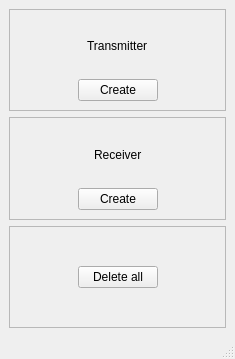
<?xml version="1.0" encoding="UTF-8"?>
<ui version="4.0">
 <class>MainWindow</class>
 <widget class="QMainWindow" name="MainWindow">
  <property name="geometry">
   <rect>
    <x>0</x>
    <y>0</y>
    <width>235</width>
    <height>359</height>
   </rect>
  </property>
  <property name="windowTitle">
   <string>MainWindow</string>
  </property>
  <widget class="QWidget" name="centralwidget">
   <layout class="QVBoxLayout" name="verticalLayout_4">
    <item>
     <widget class="QFrame" name="frame_3">
      <property name="frameShape">
       <enum>QFrame::Shape::StyledPanel</enum>
      </property>
      <property name="frameShadow">
       <enum>QFrame::Shadow::Raised</enum>
      </property>
      <layout class="QVBoxLayout" name="verticalLayout">
       <item>
        <layout class="QHBoxLayout" name="horizontalLayout_4">
         <item>
          <spacer name="horizontalSpacer_7">
           <property name="orientation">
            <enum>Qt::Orientation::Horizontal</enum>
           </property>
           <property name="sizeHint" stdset="0">
            <size>
             <width>40</width>
             <height>20</height>
            </size>
           </property>
          </spacer>
         </item>
         <item>
          <widget class="QLabel" name="label">
           <property name="text">
            <string>Transmitter</string>
           </property>
          </widget>
         </item>
         <item>
          <spacer name="horizontalSpacer_8">
           <property name="orientation">
            <enum>Qt::Orientation::Horizontal</enum>
           </property>
           <property name="sizeHint" stdset="0">
            <size>
             <width>40</width>
             <height>20</height>
            </size>
           </property>
          </spacer>
         </item>
        </layout>
       </item>
       <item>
        <layout class="QHBoxLayout" name="horizontalLayout">
         <item>
          <spacer name="horizontalSpacer">
           <property name="orientation">
            <enum>Qt::Orientation::Horizontal</enum>
           </property>
           <property name="sizeHint" stdset="0">
            <size>
             <width>40</width>
             <height>20</height>
            </size>
           </property>
          </spacer>
         </item>
         <item>
          <widget class="QPushButton" name="createTransmitterButton">
           <property name="text">
            <string>Create</string>
           </property>
          </widget>
         </item>
         <item>
          <spacer name="horizontalSpacer_2">
           <property name="orientation">
            <enum>Qt::Orientation::Horizontal</enum>
           </property>
           <property name="sizeHint" stdset="0">
            <size>
             <width>40</width>
             <height>20</height>
            </size>
           </property>
          </spacer>
         </item>
        </layout>
       </item>
      </layout>
     </widget>
    </item>
    <item>
     <widget class="QFrame" name="frame_2">
      <property name="frameShape">
       <enum>QFrame::Shape::StyledPanel</enum>
      </property>
      <property name="frameShadow">
       <enum>QFrame::Shadow::Raised</enum>
      </property>
      <layout class="QVBoxLayout" name="verticalLayout_2">
       <item>
        <layout class="QHBoxLayout" name="horizontalLayout_5">
         <item>
          <spacer name="horizontalSpacer_9">
           <property name="orientation">
            <enum>Qt::Orientation::Horizontal</enum>
           </property>
           <property name="sizeHint" stdset="0">
            <size>
             <width>40</width>
             <height>20</height>
            </size>
           </property>
          </spacer>
         </item>
         <item>
          <widget class="QLabel" name="label_2">
           <property name="text">
            <string>Receiver</string>
           </property>
          </widget>
         </item>
         <item>
          <spacer name="horizontalSpacer_10">
           <property name="orientation">
            <enum>Qt::Orientation::Horizontal</enum>
           </property>
           <property name="sizeHint" stdset="0">
            <size>
             <width>40</width>
             <height>20</height>
            </size>
           </property>
          </spacer>
         </item>
        </layout>
       </item>
       <item>
        <layout class="QHBoxLayout" name="horizontalLayout_2">
         <item>
          <spacer name="horizontalSpacer_3">
           <property name="orientation">
            <enum>Qt::Orientation::Horizontal</enum>
           </property>
           <property name="sizeHint" stdset="0">
            <size>
             <width>40</width>
             <height>20</height>
            </size>
           </property>
          </spacer>
         </item>
         <item>
          <widget class="QPushButton" name="createReceiverButton">
           <property name="text">
            <string>Create</string>
           </property>
          </widget>
         </item>
         <item>
          <spacer name="horizontalSpacer_4">
           <property name="orientation">
            <enum>Qt::Orientation::Horizontal</enum>
           </property>
           <property name="sizeHint" stdset="0">
            <size>
             <width>40</width>
             <height>20</height>
            </size>
           </property>
          </spacer>
         </item>
        </layout>
       </item>
      </layout>
     </widget>
    </item>
    <item>
     <widget class="QFrame" name="frame">
      <property name="frameShape">
       <enum>QFrame::Shape::StyledPanel</enum>
      </property>
      <property name="frameShadow">
       <enum>QFrame::Shadow::Raised</enum>
      </property>
      <layout class="QVBoxLayout" name="verticalLayout_3">
       <item>
        <spacer name="verticalSpacer">
         <property name="orientation">
          <enum>Qt::Orientation::Vertical</enum>
         </property>
         <property name="sizeType">
          <enum>QSizePolicy::Policy::Fixed</enum>
         </property>
         <property name="sizeHint" stdset="0">
          <size>
           <width>20</width>
           <height>15</height>
          </size>
         </property>
        </spacer>
       </item>
       <item>
        <layout class="QHBoxLayout" name="horizontalLayout_3">
         <item>
          <spacer name="horizontalSpacer_5">
           <property name="orientation">
            <enum>Qt::Orientation::Horizontal</enum>
           </property>
           <property name="sizeHint" stdset="0">
            <size>
             <width>40</width>
             <height>20</height>
            </size>
           </property>
          </spacer>
         </item>
         <item>
          <widget class="QPushButton" name="closeAll">
           <property name="text">
            <string>Delete all</string>
           </property>
          </widget>
         </item>
         <item>
          <spacer name="horizontalSpacer_6">
           <property name="orientation">
            <enum>Qt::Orientation::Horizontal</enum>
           </property>
           <property name="sizeHint" stdset="0">
            <size>
             <width>40</width>
             <height>20</height>
            </size>
           </property>
          </spacer>
         </item>
        </layout>
       </item>
       <item>
        <spacer name="verticalSpacer_2">
         <property name="orientation">
          <enum>Qt::Orientation::Vertical</enum>
         </property>
         <property name="sizeType">
          <enum>QSizePolicy::Policy::Fixed</enum>
         </property>
         <property name="sizeHint" stdset="0">
          <size>
           <width>20</width>
           <height>15</height>
          </size>
         </property>
        </spacer>
       </item>
      </layout>
     </widget>
    </item>
   </layout>
  </widget>
  <widget class="QMenuBar" name="menubar">
   <property name="geometry">
    <rect>
     <x>0</x>
     <y>0</y>
     <width>235</width>
     <height>21</height>
    </rect>
   </property>
  </widget>
  <widget class="QStatusBar" name="statusbar"/>
 </widget>
 <resources/>
 <connections/>
</ui>
